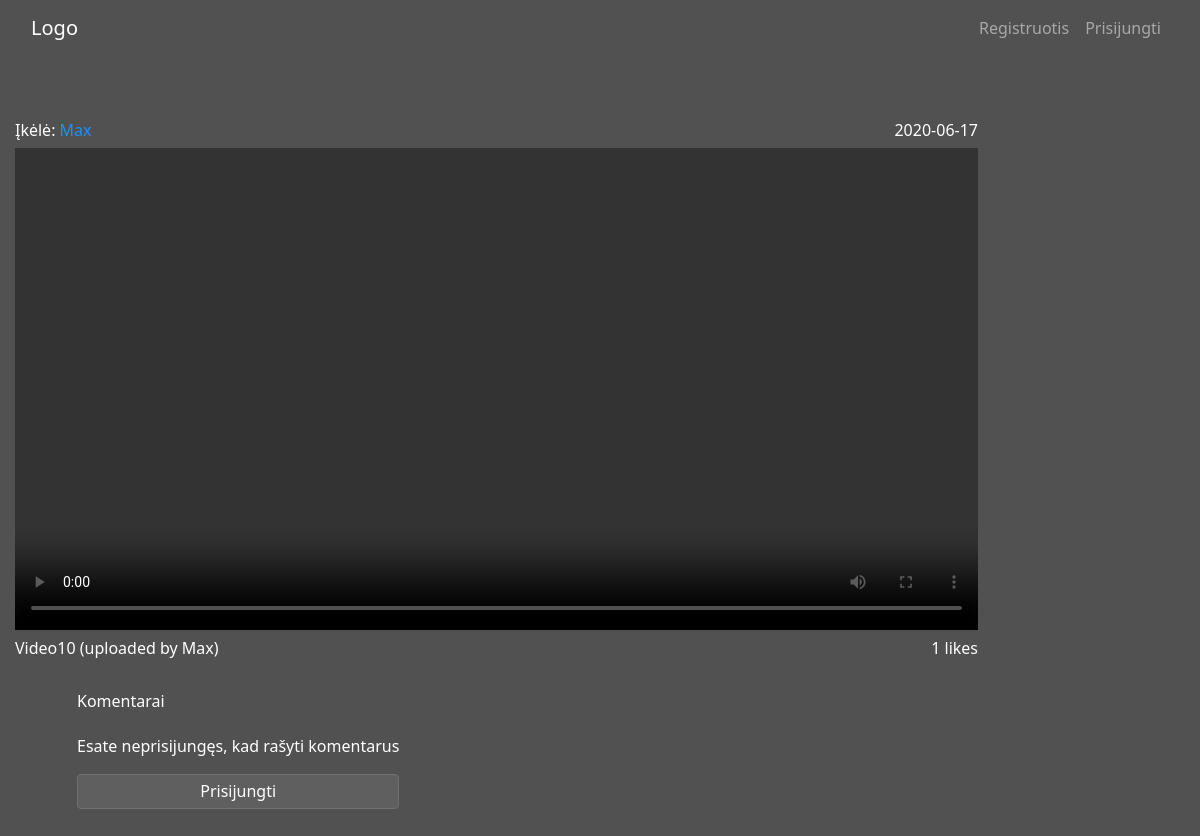
Screenshot of /post/23 with the database file from the repository.
### web_app/models.py (models this page shows, shortened)
class Post(models.Model):
    user = models.ForeignKey(User, on_delete=models.PROTECT)
    title = models.CharField(max_length=150, blank=False)
    likes = models.PositiveIntegerField(default=0)
    video = models.FileField(upload_to="videos/", null=True)
    date_posted = models.DateTimeField(default=timezone.now)
    liked = models.ManyToManyField(User, default=None, blank=True, related_name="liked")

### web_app/views.py (the view, shortened to what this page needs)
# urls.py: path("post/<int:pk>", web_app_views.PostDetailView.as_view(), name="post-detail"),
class PostDetailView(DetailView):
    model = Post
    template_name = "web_app/post_detail.html"
    form_class = CommentForm
    def get(self, request, *args, **kwargs):
        form = self.form_class
        post = Post.objects.get(pk=self.kwargs["pk"])
        comments = Comment.objects.filter(post__pk=self.kwargs["pk"])
        context = {"comment_form": form, "comments": comments, "post": post}
        return render(request, self.template_name, context)

### web_app/templates/web_app/post_detail.html (shortened to what this page needs)
{% extends 'web_app/base.html' %}
{% block content %}
<section class="main">
    <div class="container container-main" id="container-popup">
        <div id='video-detail' class="profile-videos">
            <div class="" style="width: 963px">
                <div class="text-main">
                    <p>Įkėlė: <a href="{% url 'profile' post.user.username %}">{{ post.user }}</a></p>
                    <p>{{ post.date_posted|date:'Y-m-d' }}</p>
                </div>
                <video width='963' controls>
                    <source src='{{ post.video.url }}' type='video/mp4'>
                </video>
                <div class="text-main">
                    <p>{{ post.title }} (uploaded by {{ post.user }})</p>
                    {% if not request.user.is_authenticated %}
                    <p>{{ post.liked.all.count }} likes</p>
                    {% endif %}
                </div>
            </div>
            <div class="comments-wrapper">
                <h5>Komentarai</h5>
                {% if user.is_authenticated %}
                <h5>Rašyti komentarą:</h5>
                <form action="" method="POST" novalidate>
                    {% csrf_token %}
                    <label for="id_comment"></label>
                    <textarea class="form-control-update form-control-comment" name="comment"
                        placeholder="Jūsų komentaras čia..." maxlength="400" id="id_comment"></textarea>
                    {% if comment_form.errors %}
                    {% for field in comment_form %}
                    {% for error in field.errors %}
                    <p class="invalid-feedback-custom"><strong>{{ error|escape }}</strong></p>
                    {% endfor %}
                    {% endfor %}
                    {% endif %}
                    <button class="btn btn-custom btn-outline-info" id="btn-upload3" type="submit">Skelbti</button>
                </form>
                {% else %}
                <h5>Esate neprisijungęs, kad rašyti komentarus</h5>
                <a style="text-decoration: none;" href="{% url 'login' %}"><button
                        class="btn btn-custom btn-outline-info" id='btn-upload3' type="submit">Prisijungti</button></a>
                {% endif %}
            </div>
        </div>
    </div>
</section>
{% endblock content %}

### web_app/static/web_app/main.css (style rules this page uses)
html, body { font-family: 'Segoe UI', Tahoma, Geneva, Verdana, sans-serif; min-height: 100vh; }
a { text-decoration: none; color: dodgerblue; }
.main { margin-top: 56px; }
.container-main { max-width: 1440px; background-color: #515151; min-height: 100vh; }
h1, h2, h3, h5 { color: white; }
.profile-videos { padding-top: 147px; display: flex; flex-wrap: wrap; }
#video-detail { padding-top: 62px; }
.btn-custom { display: block; margin-top: 83px; max-width: 484px; width: 100%; height: 50px; margin-left: auto; margin-right: auto; color: white; background-color: #5F5F5F; border-color: #707070; }
#btn-upload1, #btn-upload3 { margin-top: 347px; max-width: 345px; width: 100%; height: 35px; line-height: 1; }
#btn-upload3 { margin-top: 18px; }
.text-main { display: flex; justify-content: space-between; align-items: baseline; height: 30px; color: white; }
.comments-wrapper { margin-left: 62px; color: white; }
.comments-wrapper h5 { margin-top: 26px; font-size: 16px; }
video { max-width: 100%; height: auto; }

### rows the page displays
Post: user "Max", date_posted "2020-06-17", title "Video10", liked.all.count "1"
